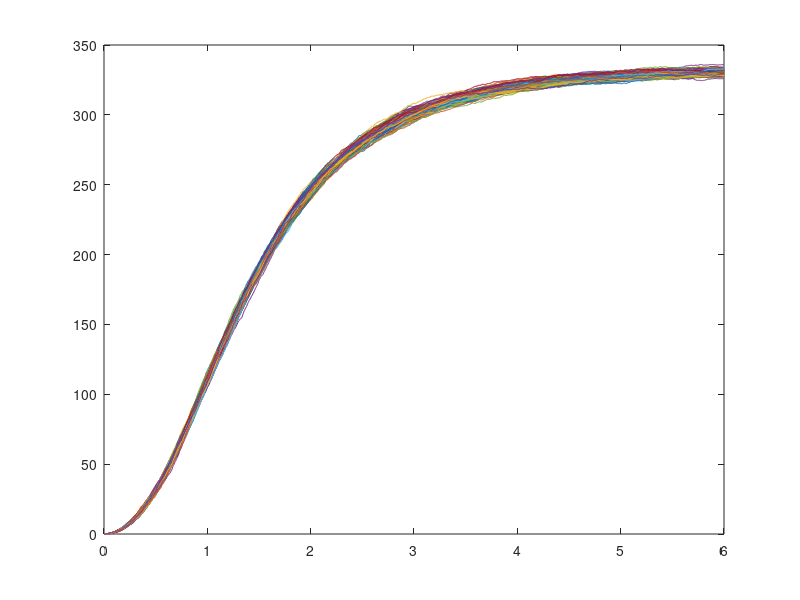
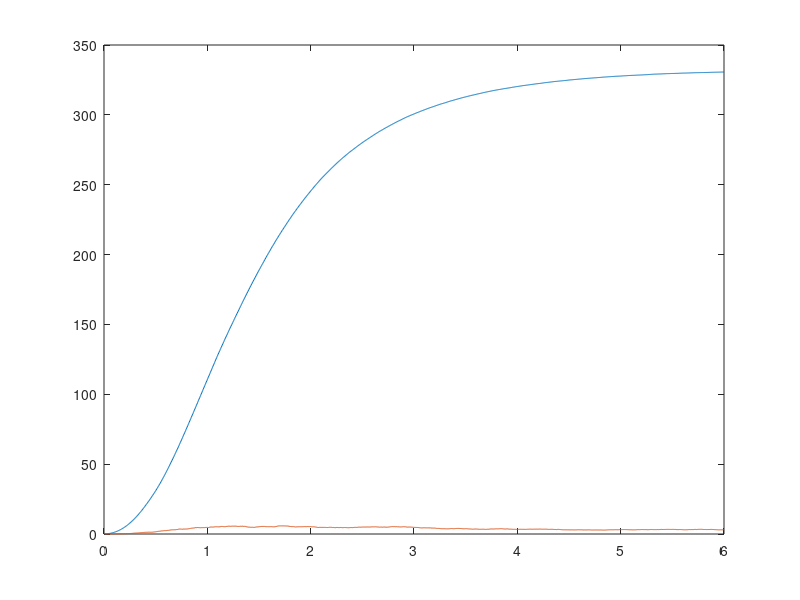
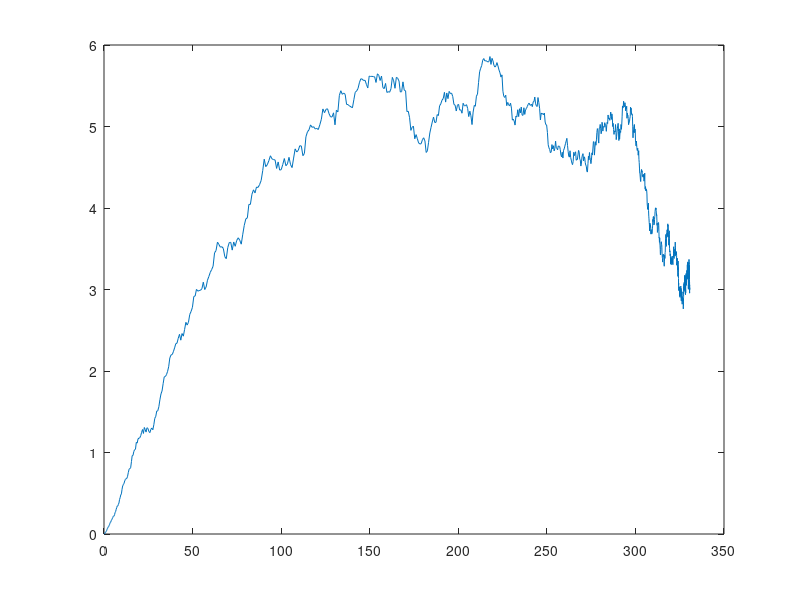

Recreate these plots in MATLAB, in order.
% Potassium channel from original HH model
% Voltage clamp simulations with non-stationary noise analysis
% UNcoupled activation particles (2-state independent particles), 
% Goldwyn et al. (Phys Rev E 83:041908 (2011)) implementation of the
% Diffusion Approximation. Coupled activation particles WITHOUT 
% steady state approximation of variables in the stochastic terms
% See "StochHH_K2 F1 Vclamp noise.sci" for more comments

nsim=200;
Tstop=6; dt=0.005; %ms
points = round(Tstop/dt);
NK=300;

Vhold=-90;
Vtest=70;

tic();

p=1;
Norec = zeros(points,nsim);
v = Vhold*ones(1,nsim);
an=0.01*(v+55)./(1-exp(-(v+55)/10));
bn=0.125*exp(-(v+65)/80);
N=an./bn;
Kstatesum=(1+N).^4;
n=[ones(1,nsim);4*N;6*N.^2;4*N.^3;N.^4]./(ones(5,1)*Kstatesum);

v = Vtest;
an=0.01*(v+55)./(1-exp(-(v+55)/10));
bn=0.125*exp(-(v+65)/80);

tint=1;
for tt=dt:tint:Tstop
    for t = tt:dt:tt+tint-dt
        Norec(p,:) = n(5,:)*NK;
        p=p+1;

        trans_n=[-(bn+3*an).*n(2,:)+4*an.*n(1,:)+2*bn.*n(3,:);
        -(2*bn+2*an).*n(3,:)+3*an.*n(2,:)+3*bn.*n(4,:);
        -(3*bn+an).*n(4,:)+2*an.*n(3,:)+4*bn.*n(5,:);
        -4*bn.*n(5,:)+an.*n(4,:)];
        
        trans_n=[-(bn+3*an).*n(2,:)+4*an.*n(1,:)+2*bn.*n(3,:);
            -(2*bn+2*an).*n(3,:)+3*an.*n(2,:)+3*bn.*n(4,:);
            -(3*bn+an).*n(4,:)+2*an.*n(3,:)+4*bn.*n(5,:);
            -4*bn.*n(5,:)+an.*n(4,:)];
        
        na=abs(n);
        
        for ii = 1:nsim  %because this algorithm needs a matrix operation (line 90) it has to be done iterating over independent simulations
            Dmtx = [4*an*na(1,ii)+(3*an+bn)*na(2,ii)+2*bn*na(3,ii),-(3*an*na(2,ii)+2*bn*na(3,ii)),0,0;
                -(3*an*na(2,ii)+2*bn*na(3,ii)),3*an*na(2,ii)+2*(an+bn)*na(3,ii)+3*bn*na(4,ii),-(2*an*na(3,ii)+3*bn*na(4,ii)),0;
                0,-(2*an*na(3,ii)+3*bn*na(4,ii)),2*an*na(3,ii)+(an+3*bn)*na(4,ii)+4*bn*na(5,ii),-(an*na(4,ii)+4*bn*na(5,ii));
                0,0,-(an*na(4,ii)+4*bn*na(5,ii)),an*na(4,ii)+4*bn*na(5,ii)]/NK;
            Rvec_n(:,ii)=sqrtm(dt*Dmtx)*rand(4,1);
        end
        
        n(2:5,:)=n(2:5,:)+dt*trans_n+Rvec_n;
        n(1,:)=ones(1,nsim)-sum(n(2:5,:),1);

    end
    fprintf('time %g ms\n',t)
end
time=toc()
figure(1);
clf
plot(dt:dt:Tstop,Norec)

figure(2);
clf
plot(dt:dt:Tstop,[mean(Norec,2),var(Norec,1,2)])

figure(3);
clf
plot(mean(Norec,2),var(Norec,1,2))


fprintf('time = %g\n',time);

